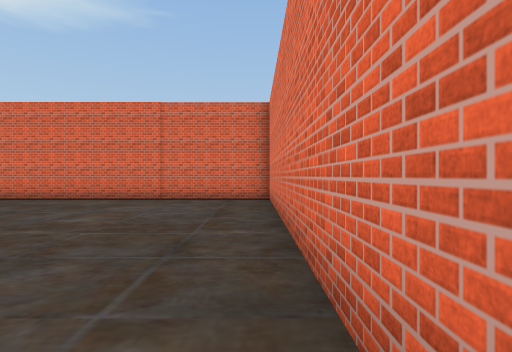
View 1 (above)

14 first-person views from a walk through a 3-D level made in the Unity game engine. The camera is 1.4 m above the floor, looks level and sees 80° across. The floor is counted in squares, 2 m on a side. Each view is taken from the middle of a square. On the plan, view 1 faces up. The plan holds only what a view shows up to about 10 squares ahead; the rest is blank. The place goes on beyond the plan. The player is left out. Some surface patterns are stand-ins.

View 2
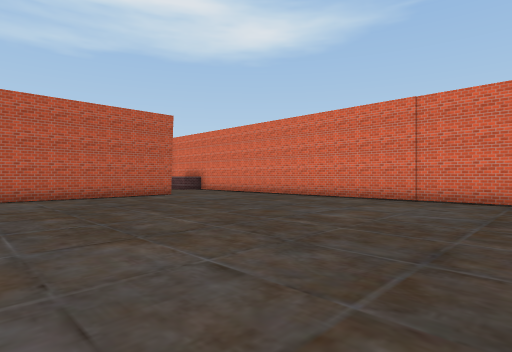

View 3
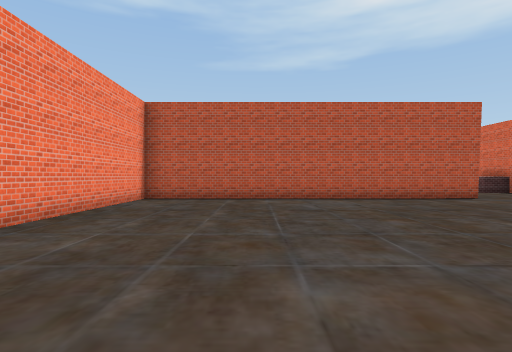

View 4
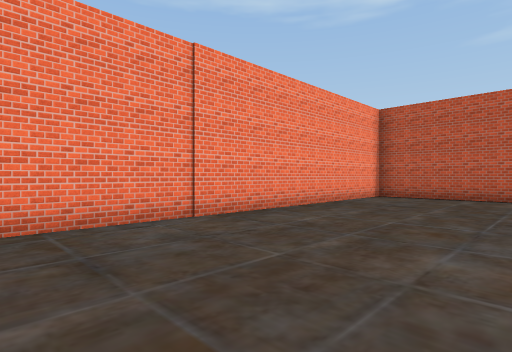

View 5
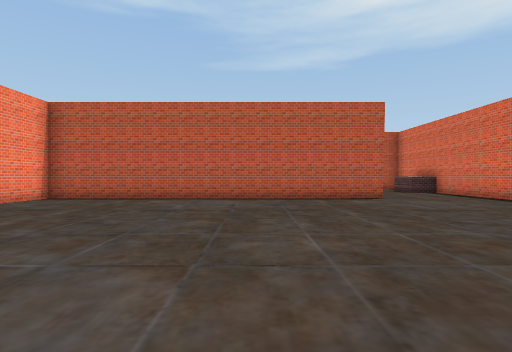

View 6
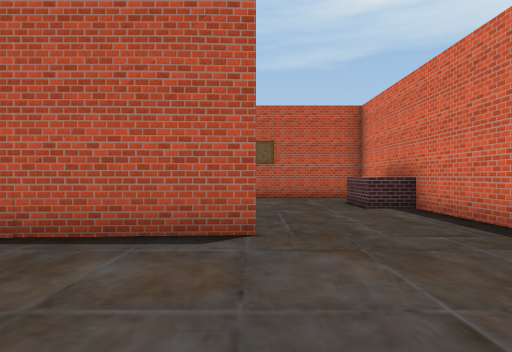

View 7
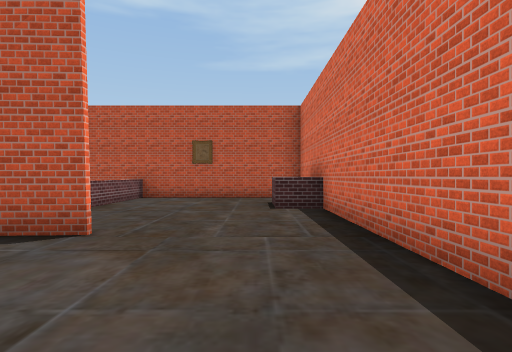

View 8
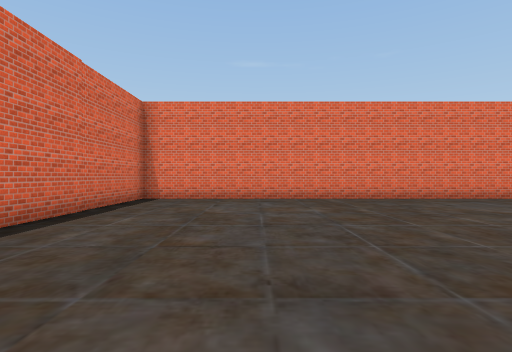

View 9
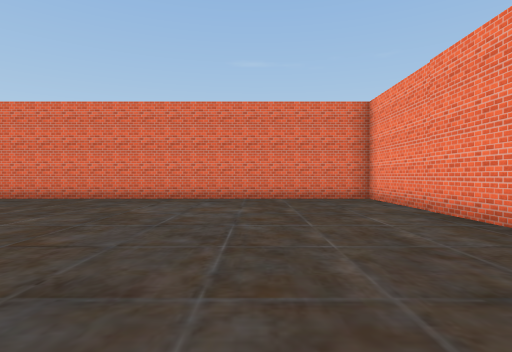

View 10
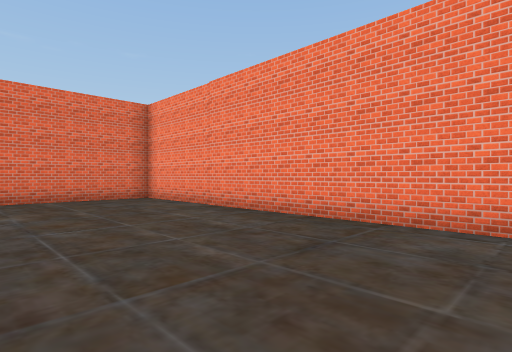

View 11
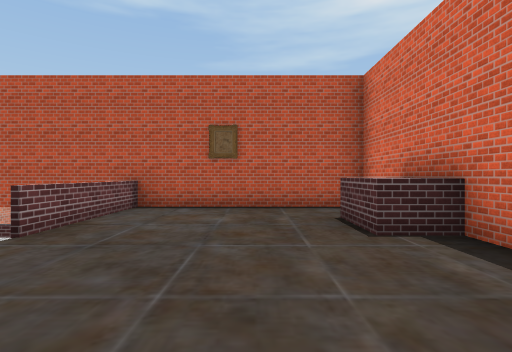

View 12
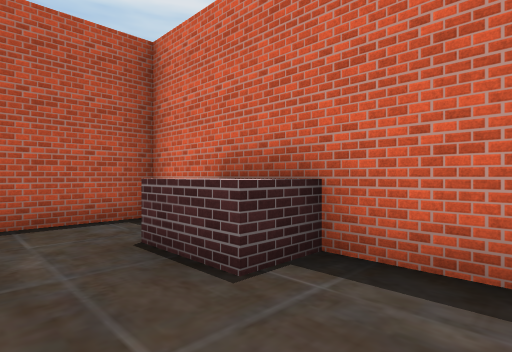

View 13
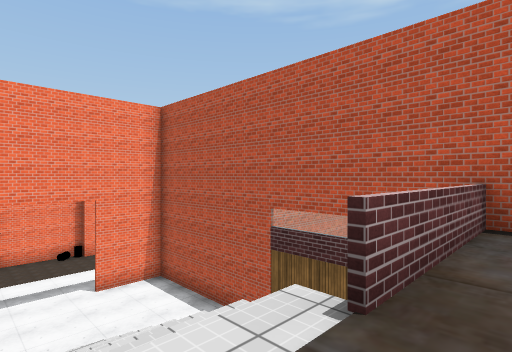

View 14
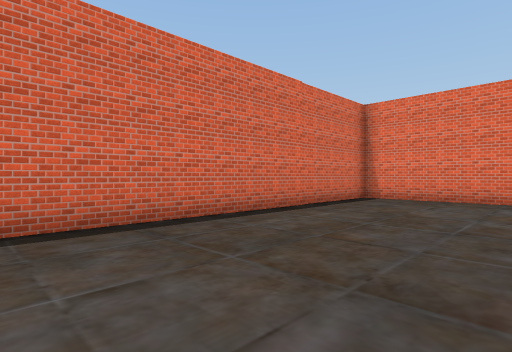

### Floor plan
Points are (right, up) in squares from view 1. A wall is a line through its corners. A room is listed if a view was taken in it or the views show most of it. See-through windows are left out.
Room 1 (views 1, 2, 3, 4, 5, 6, 7, 8, 9, 10, 11, 12, 13, 14)
walls: (-10.5, 0.8) (-10.5, -0.2); (-10.3, -0.2) (-10.2, -2.7); (-10.6, 6.1) (-10.3, 0.1); (-10.5, -2) (-10.5, -3); (-10.2, -2.9) (-10.1, -4.4); (-10.5, -4.5) (0.4, -4.5) (0.4, 9.5) (-16.9, 9.5) (-16.9, 3.5); (-13.6, 9.5) (-13.6, 8.4) (-15.1, 8.4); (-17, 4.3) (-13.4, 4.3)
ways out: opening at (-12.5, 4)

Positions as (right, up) in squares from view 1, and headings:
1: (0, 0), facing up
2: (0, 0), facing up-left
3: (-1, -1), facing left
4: (0, 0), facing down-left
5: (-1, 2), facing left
6: (-7, 6), facing left
7: (-7, 8), facing left
8: (-9, 6), facing right
9: (-9, -1), facing right
10: (-9, 0), facing down-right
11: (-10, 7), facing left
12: (-12, 7), facing up-left
13: (-12, 5), facing down-left
14: (-9, 5), facing up-right
